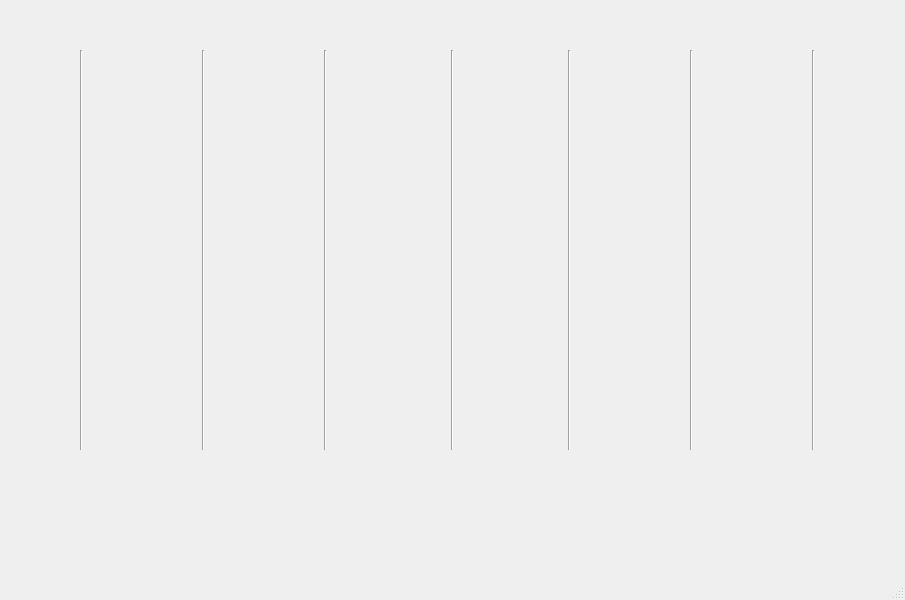
<?xml version="1.0" encoding="UTF-8"?>
<ui version="4.0">
 <class>gametwo</class>
 <widget class="QMainWindow" name="gametwo">
  <property name="geometry">
   <rect>
    <x>0</x>
    <y>0</y>
    <width>905</width>
    <height>600</height>
   </rect>
  </property>
  <property name="windowTitle">
   <string>MainWindow</string>
  </property>
  <widget class="QWidget" name="centralwidget">
   <widget class="Line" name="line">
    <property name="geometry">
     <rect>
      <x>76</x>
      <y>50</y>
      <width>10</width>
      <height>400</height>
     </rect>
    </property>
    <property name="orientation">
     <enum>Qt::Vertical</enum>
    </property>
   </widget>
   <widget class="Line" name="line_2">
    <property name="geometry">
     <rect>
      <x>198</x>
      <y>50</y>
      <width>10</width>
      <height>400</height>
     </rect>
    </property>
    <property name="orientation">
     <enum>Qt::Vertical</enum>
    </property>
   </widget>
   <widget class="Line" name="line_3">
    <property name="geometry">
     <rect>
      <x>320</x>
      <y>50</y>
      <width>10</width>
      <height>400</height>
     </rect>
    </property>
    <property name="orientation">
     <enum>Qt::Vertical</enum>
    </property>
   </widget>
   <widget class="Line" name="line_4">
    <property name="geometry">
     <rect>
      <x>442</x>
      <y>50</y>
      <width>20</width>
      <height>400</height>
     </rect>
    </property>
    <property name="orientation">
     <enum>Qt::Vertical</enum>
    </property>
   </widget>
   <widget class="Line" name="line_5">
    <property name="geometry">
     <rect>
      <x>564</x>
      <y>50</y>
      <width>10</width>
      <height>400</height>
     </rect>
    </property>
    <property name="orientation">
     <enum>Qt::Vertical</enum>
    </property>
   </widget>
   <widget class="Line" name="line_6">
    <property name="geometry">
     <rect>
      <x>686</x>
      <y>50</y>
      <width>10</width>
      <height>400</height>
     </rect>
    </property>
    <property name="orientation">
     <enum>Qt::Vertical</enum>
    </property>
   </widget>
   <widget class="Line" name="line_7">
    <property name="geometry">
     <rect>
      <x>808</x>
      <y>50</y>
      <width>10</width>
      <height>400</height>
     </rect>
    </property>
    <property name="orientation">
     <enum>Qt::Vertical</enum>
    </property>
   </widget>
   <widget class="Line" name="line_8">
    <property name="geometry">
     <rect>
      <x>930</x>
      <y>50</y>
      <width>10</width>
      <height>400</height>
     </rect>
    </property>
    <property name="orientation">
     <enum>Qt::Vertical</enum>
    </property>
   </widget>
  </widget>
  <widget class="QMenuBar" name="menubar">
   <property name="geometry">
    <rect>
     <x>0</x>
     <y>0</y>
     <width>905</width>
     <height>17</height>
    </rect>
   </property>
  </widget>
  <widget class="QStatusBar" name="statusbar"/>
 </widget>
 <resources/>
 <connections/>
</ui>
